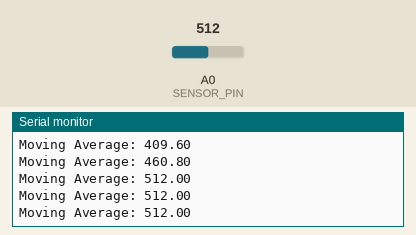
Bench run of a sketch on a simulated Arduino Uno, built with avr-gcc and run on an emulated ATmega328P. Shown: the last lines printed to the serial monitor. The test bench sets the inputs (shaded band); at power-on: A0 (SENSOR_PIN) = 512.

Above: at 1.2 s.
1.3 s: A0 (SENSOR_PIN) set to 716
At 1.42 s:
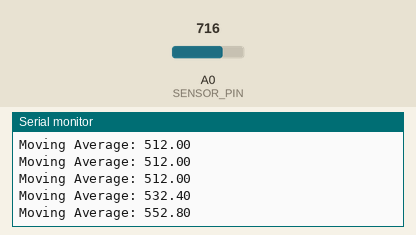
2.8 s: A0 (SENSOR_PIN) set to 900
At 2.83 s:
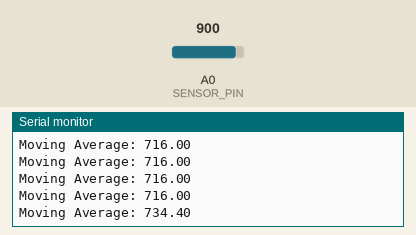
Timing chart, 0 to 5.8 s (numbered marks = the images above; inputs shaded):
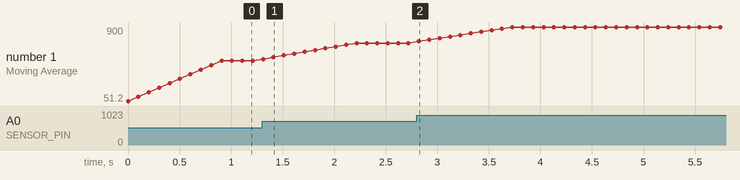

Measured:
- after the input at 1.3 s, the serial monitor: prints a new line at once (image 1)
- after the input at 2.8 s, the serial monitor: prints a new line at once (image 2)
- plotted number 1: 512 → 716 after the input at 1.3 s, 716 → 900 after the input at 2.8 s

The sketch:

averagetest.ino
```cpp
#define SENSOR_PIN A0
#define NUM_SAMPLES 10 // 移動平均を計算するためのサンプル数

int samples[NUM_SAMPLES]; // 測距センサのサンプル値を保存する配列
int currentIndex = 0; // 現在のサンプルのインデックス

void setup() {
  Serial.begin(9600); // シリアルモニタを開く
}

void loop() {
  // センサから距離を取得
  int sensorValue = analogRead(SENSOR_PIN);

  // 配列にサンプルを追加
  samples[currentIndex] = sensorValue;
  currentIndex = (currentIndex + 1) % NUM_SAMPLES; // 次のインデックスを更新

  // 移動平均を計算
  int sum = 0;
  for (int i = 0; i < NUM_SAMPLES; i++) {
    sum += samples[i];
  }
  float movingAverage = sum / (float)NUM_SAMPLES; // キャストを使用して浮動小数点数に変換

  // 移動平均をシリアルモニタに出力
  Serial.print("Moving Average: ");
  Serial.println(movingAverage);

  delay(100); // サンプリングレートを制御するための適切な遅延を追加
}
```
